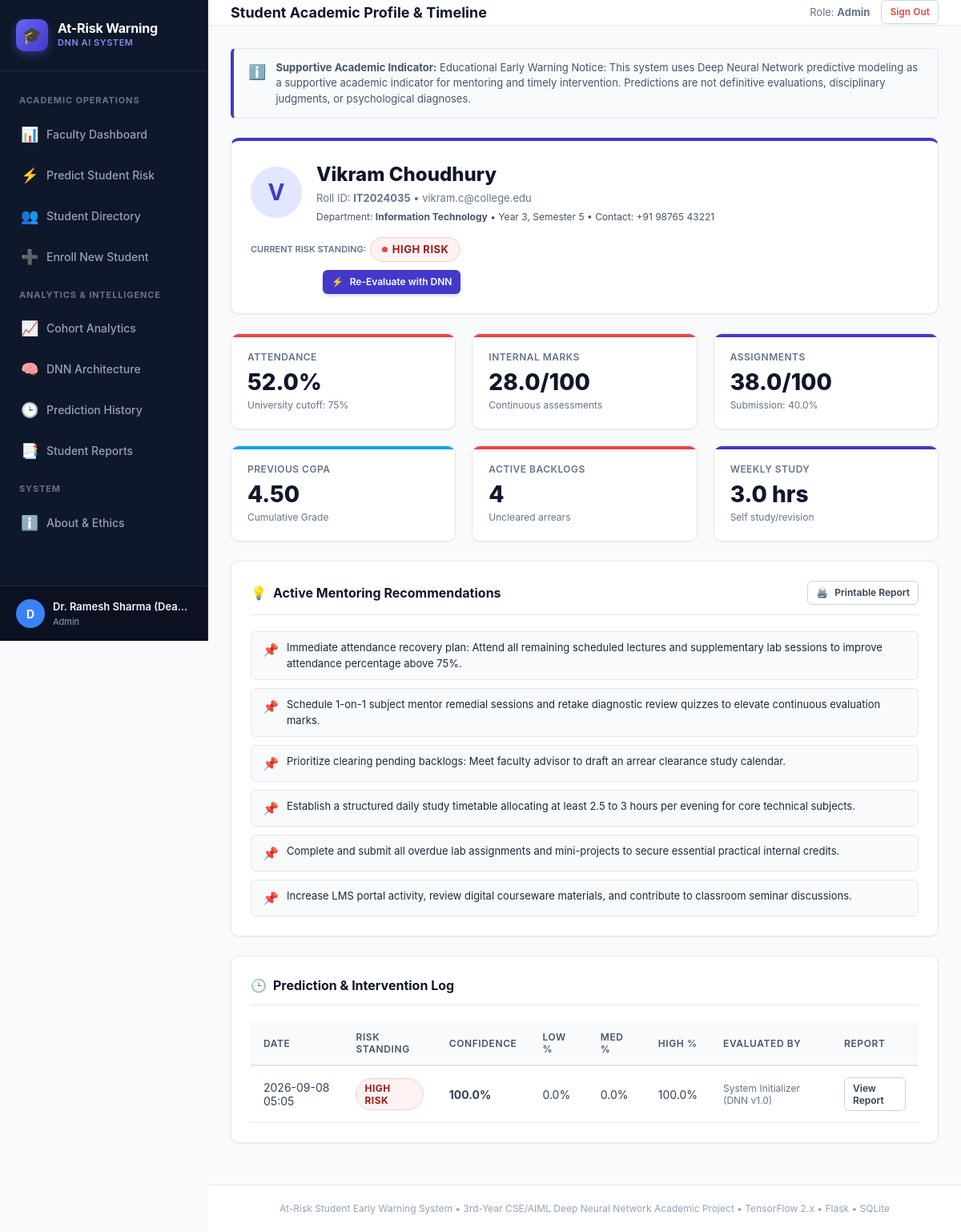
/student/IT2024035 (signed in), run on the app's committed database.
### tables this page shows
CREATE TABLE students (
    id INTEGER PRIMARY KEY AUTOINCREMENT,
    student_id TEXT UNIQUE NOT NULL,
    name TEXT NOT NULL,
    email TEXT UNIQUE NOT NULL,
    department TEXT NOT NULL,
    year INTEGER NOT NULL CHECK(year BETWEEN 1 AND 4),
    semester INTEGER NOT NULL CHECK(semester BETWEEN 1 AND 8),
    contact_number TEXT,
    created_at TIMESTAMP DEFAULT CURRENT_TIMESTAMP
);

CREATE TABLE academic_records (
    id INTEGER PRIMARY KEY AUTOINCREMENT,
    student_id TEXT NOT NULL,
    attendance_percentage REAL NOT NULL,
    internal_marks REAL NOT NULL,
    assignment_score REAL NOT NULL,
    previous_gpa REAL NOT NULL,
    study_hours_weekly REAL NOT NULL,
    backlogs INTEGER NOT NULL DEFAULT 0,
    assignment_submission_rate REAL NOT NULL,
    engagement_score REAL NOT NULL,
    previous_failures INTEGER NOT NULL DEFAULT 0,
    exam_score REAL NOT NULL,
    semester_term TEXT DEFAULT 'Current Semester',
    recorded_date TIMESTAMP DEFAULT CURRENT_TIMESTAMP,
    FOREIGN KEY (student_id) REFERENCES students(student_id) ON DELETE CASCADE
);

CREATE TABLE predictions (
    id INTEGER PRIMARY KEY AUTOINCREMENT,
    student_id TEXT NOT NULL,
    risk_level TEXT NOT NULL,
    risk_code INTEGER NOT NULL,
    confidence REAL NOT NULL,
    low_probability REAL NOT NULL,
    medium_probability REAL NOT NULL,
    high_probability REAL NOT NULL,
    predicted_by TEXT DEFAULT 'Faculty',
    recommendations TEXT,
    risk_factors TEXT,
    explanation TEXT,
    academic_record_id INTEGER,
    prediction_date TIMESTAMP DEFAULT CURRENT_TIMESTAMP,
    FOREIGN KEY (student_id) REFERENCES students(student_id) ON DELETE CASCADE,
    FOREIGN KEY (academic_record_id) REFERENCES academic_records(id) ON DELETE SET NULL
);

### app.py (the view)
@app.route('/student/<student_id>')
@login_required
def student_detail(student_id):
    student, latest_acad, latest_pred = get_student_full_profile(student_id)
    if not student:
        flash("Student not found.", "danger")
        return redirect(url_for('students'))
    if session.get('role') == 'student' and session.get('student_ref_id') != student_id:
        flash("You are not authorized to view other students' profiles.", "danger")
        return redirect(url_for('student_dashboard'))
    acad_history = get_student_academic_history(student_id)
    pred_history = get_student_prediction_history(student_id)
    recs = []
    risk_factors = []
    if latest_pred and latest_pred['recommendations']:
        try:
            recs = json.loads(latest_pred['recommendations'])
        except Exception:
            recs = [latest_pred['recommendations']]
    if latest_pred and latest_pred['risk_factors']:
        try:
            risk_factors = json.loads(latest_pred['risk_factors'])
        except Exception:
            risk_factors = [latest_pred['risk_factors']]
    return render_template(
        'student_detail.html',
        student=student,
        academic=latest_acad,
        prediction=latest_pred,
        recommendations=recs,
        risk_factors=risk_factors,
        acad_history=acad_history,
        pred_history=pred_history
    )

### app.py (called while the page is built)
def login_required(f):
    @wraps(f)
    def decorated_function(*args, **kwargs):
        if 'user_id' not in session:
            flash("Please log in to access this page.", "warning")
            return redirect(url_for('login', next=request.url))
        return f(*args, **kwargs)
    return decorated_function

@app.context_processor
def inject_globals():
    return {
        'current_user': {
            'id': session.get('user_id'),
            'username': session.get('username'),
            'role': session.get('role'),
            'full_name': session.get('full_name'),
            'student_ref_id': session.get('student_ref_id')
        },
        'risk_colors': config.RISK_COLORS,
        'disclaimer': config.DISCLAIMER_NOTICE,
        'feature_metadata': FEATURE_METADATA
    }

### utils/database.py (called while the page is built)
def get_db_connection():
    conn = sqlite3.connect(config.DATABASE_PATH)
    conn.row_factory = sqlite3.Row
    return conn

def get_student_full_profile(student_id):
    conn = get_db_connection()
    student = conn.execute("SELECT * FROM students WHERE student_id = ?", (student_id,)).fetchone()
    if not student:
        conn.close()
        return None, None, None
    latest_acad = conn.execute(
        "SELECT * FROM academic_records WHERE student_id = ? ORDER BY id DESC LIMIT 1",
        (student_id,)
    ).fetchone()
    latest_pred = conn.execute(
        "SELECT * FROM predictions WHERE student_id = ? ORDER BY id DESC LIMIT 1",
        (student_id,)
    ).fetchone()
    conn.close()
    return student, latest_acad, latest_pred

def get_student_academic_history(student_id):
    conn = get_db_connection()
    records = conn.execute(
        "SELECT * FROM academic_records WHERE student_id = ? ORDER BY id DESC",
        (student_id,)
    ).fetchall()
    conn.close()
    return records

def get_student_prediction_history(student_id):
    conn = get_db_connection()
    preds = conn.execute(
        "SELECT * FROM predictions WHERE student_id = ? ORDER BY id DESC",
        (student_id,)
    ).fetchall()
    conn.close()
    return preds

### templates/student_detail.html (shortened to what this page needs)
﻿{% extends "base.html" %}
{% block header_title %}Student Academic Profile & Timeline{% endblock %}
{% block content %}
<div style="max-width: 1100px; margin: 0 auto;">
  <div class="card" style="border-top: 4px solid var(--primary); margin-bottom: 24px;">
    <div style="display: flex; justify-content: space-between; align-items: center; flex-wrap: wrap; gap: 16px;">
      <div style="display: flex; align-items: center; gap: 18px;">
        <div style="width: 64px; height: 64px; border-radius: 50%; background: #e0e7ff; color: #4338ca; display: flex; align-items: center; justify-content: center; font-size: 28px; font-weight: bold;">
          {{ student.name[0] }}
        </div>
        <div>
          <h2 style="font-size: 24px; font-weight: 800; color: #0f172a;">{{ student.name }}</h2>
          <div style="font-size: 13px; color: #64748b; margin-top: 2px;">
            Roll ID: <strong>{{ student.student_id }}</strong> &bull; {{ student.email }}
          </div>
          <div style="font-size: 12px; color: #475569; margin-top: 4px;">
            Department: <strong>{{ student.department }}</strong> &bull; Year {{ student.year }}, Semester {{ student.semester }} &bull; Contact: {{ student.contact_number or 'N/A' }}
          </div>
        </div>
      </div>
      <div style="display: flex; flex-direction: column; align-items: flex-end; gap: 10px;">
        {% if prediction %}
        <div>
          <span style="font-size: 11px; text-transform: uppercase; color: #64748b; font-weight: 600;">Current Risk Standing:</span>
          {% if prediction.risk_level == 'LOW RISK' %}
            <span class="badge badge-low" style="font-size: 13px; padding: 5px 14px;"><span class="badge-pulse"></span> LOW RISK</span>
          {% elif prediction.risk_level == 'MEDIUM RISK' %}
            <span class="badge badge-medium" style="font-size: 13px; padding: 5px 14px;"><span class="badge-pulse"></span> MEDIUM RISK</span>
          {% else %}
            <span class="badge badge-high" style="font-size: 13px; padding: 5px 14px;"><span class="badge-pulse"></span> HIGH RISK</span>
          {% endif %}
        </div>
        {% endif %}
        {% if current_user.role in ['admin', 'faculty'] %}
        <a href="{{ url_for('predict', student_id=student.student_id) }}" class="btn btn-primary btn-sm">
          <span>⚡</span> Re-Evaluate with DNN
        </a>
        {% endif %}
      </div>
    </div>
  </div>
  {% if academic %}
  <div class="stat-grid">
    <div class="stat-card {% if academic.attendance_percentage < 75 %}high-risk{% else %}low-risk{% endif %}">
      <div class="label">Attendance</div>
      <div class="value">{{ "%.1f"|format(academic.attendance_percentage) }}%</div>
      <div class="sub">University cutoff: 75%</div>
    </div>
    <div class="stat-card {% if academic.internal_marks < 40 %}high-risk{% else %}primary{% endif %}">
      <div class="label">Internal Marks</div>
      <div class="value">{{ "%.1f"|format(academic.internal_marks) }}/100</div>
      <div class="sub">Continuous assessments</div>
    </div>
    <div class="stat-card primary">
      <div class="label">Assignments</div>
      <div class="value">{{ "%.1f"|format(academic.assignment_score) }}/100</div>
      <div class="sub">Submission: {{ "%.1f"|format(academic.assignment_submission_rate) }}%</div>
    </div>
    <div class="stat-card info">
      <div class="label">Previous CGPA</div>
      <div class="value">{{ "%.2f"|format(academic.previous_gpa) }}</div>
      <div class="sub">Cumulative Grade</div>
    </div>
    <div class="stat-card {% if academic.backlogs > 0 %}high-risk{% else %}low-risk{% endif %}">
      <div class="label">Active Backlogs</div>
      <div class="value">{{ academic.backlogs }}</div>
      <div class="sub">Uncleared arrears</div>
    </div>
    <div class="stat-card primary">
      <div class="label">Weekly Study</div>
      <div class="value">{{ "%.1f"|format(academic.study_hours_weekly) }} hrs</div>
      <div class="sub">Self study/revision</div>
    </div>
  </div>
  {% endif %}
  {% if recommendations %}
  <div class="card">
    <div class="card-header">
      <h3><span>💡</span> Active Mentoring Recommendations</h3>
      {% if prediction %}
      <a href="{{ url_for('report_view', prediction_id=prediction.id) }}" class="btn btn-secondary btn-sm">
        <span>🖨️</span> Printable Report
      </a>
      {% endif %}
    </div>
    <div style="display: flex; flex-direction: column; gap: 10px;">
      {% for rec in recommendations %}
      <div style="display: flex; gap: 10px; align-items: flex-start; padding: 10px 14px; background: #f8fafc; border: 1px solid var(--border-color); border-radius: var(--radius-sm);">
        <span style="color: var(--primary);">📌</span>
        <div style="font-size: 13px; color: #1e293b;">{{ rec }}</div>
      </div>
      {% endfor %}
    </div>
  </div>
  {% endif %}
  <div class="card">
    <div class="card-header">
      <h3><span>🕒</span> Prediction & Intervention Log</h3>
    </div>
    <div class="table-responsive">
      <table class="modern-table">
        <thead>
          <tr>
            <th>Date</th>
            <th>Risk Standing</th>
            <th>Confidence</th>
            <th>Low %</th>
            <th>Med %</th>
            <th>High %</th>
            <th>Evaluated By</th>
            <th>Report</th>
          </tr>
        </thead>
        <tbody>
          {% for pred in pred_history %}
          <tr>
            <td>{{ pred.prediction_date[:16] }}</td>
            <td>
              {% if pred.risk_level == 'LOW RISK' %}
                <span class="badge badge-low">Low Risk</span>
              {% elif pred.risk_level == 'MEDIUM RISK' %}
                <span class="badge badge-medium">Med Risk</span>
              {% else %}
                <span class="badge badge-high">High Risk</span>
              {% endif %}
            </td>
            <td><strong>{{ "%.1f"|format(pred.confidence) }}%</strong></td>
            <td>{{ "%.1f"|format(pred.low_probability) }}%</td>
            <td>{{ "%.1f"|format(pred.medium_probability) }}%</td>
            <td>{{ "%.1f"|format(pred.high_probability) }}%</td>
            <td style="font-size: 12px; color: #64748b;">{{ pred.predicted_by }}</td>
            <td>
              <a href="{{ url_for('report_view', prediction_id=pred.id) }}" class="btn btn-secondary btn-sm">
                View Report
              </a>
            </td>
          </tr>
          {% else %}
          <tr>
            <td colspan="8" style="text-align: center; color: var(--text-muted); padding: 20px;">
              No prior predictions on record.
            </td>
          </tr>
          {% endfor %}
        </tbody>
      </table>
    </div>
  </div>
</div>
{% endblock %}

### static/css/style.css (style rules this page uses)
* { box-sizing: border-box; margin: 0; padding: 0; }
body { font-family: -apple-system, BlinkMacSystemFont, "Segoe UI", Roboto, "Helvetica Neue", Arial, sans-serif; background-color: var(--bg-main); color: var(--text-main); line-height: 1.5; display: flex; min-height: 100vh; }
.card { background: var(--card-bg); border: 1px solid var(--border-color); border-radius: var(--radius-md); box-shadow: var(--shadow-sm); padding: 24px; margin-bottom: 24px; }
.card-header { display: flex; justify-content: space-between; align-items: center; margin-bottom: 20px; padding-bottom: 12px; border-bottom: 1px solid var(--border-color); }
.card-header h3 { font-size: 16px; font-weight: 700; color: var(--text-main); display: flex; align-items: center; gap: 8px; }
.stat-grid { display: grid; grid-template-columns: repeat(auto-fit, minmax(220px, 1fr)); gap: 20px; margin-bottom: 24px; }
.stat-card { background: white; border: 1px solid var(--border-color); border-radius: var(--radius-md); padding: 20px; box-shadow: var(--shadow-sm); position: relative; overflow: hidden; transition: transform 0.2s ease, box-shadow 0.2s ease; }
.stat-card::before { content: ''; position: absolute; top: 0; left: 0; right: 0; height: 4px; }
.stat-card.primary::before { background: var(--primary); }
.stat-card.high-risk::before { background: var(--risk-high); }
.stat-card.info::before { background: #0ea5e9; }
.stat-card .label { font-size: 12px; font-weight: 600; text-transform: uppercase; letter-spacing: 0.04em; color: var(--text-muted); margin-bottom: 8px; }
.stat-card .value { font-size: 28px; font-weight: 800; color: var(--text-main); line-height: 1; margin-bottom: 6px; }
.stat-card .sub { font-size: 12px; color: var(--text-muted); }
.badge { display: inline-flex; align-items: center; gap: 6px; padding: 4px 10px; border-radius: 9999px; font-size: 12px; font-weight: 700; text-transform: uppercase; letter-spacing: 0.04em; }
.badge-high { background: var(--risk-high-bg); color: #991b1b; border: 1px solid var(--risk-high-border); }
.badge-pulse { width: 7px; height: 7px; border-radius: 50%; display: inline-block; }
.badge-high .badge-pulse { background-color: var(--risk-high); animation: pulse 1.8s infinite; }
.table-responsive { width: 100%; overflow-x: auto; }
.modern-table { width: 100%; border-collapse: collapse; text-align: left; font-size: 14px; }
.modern-table th { background-color: #f8fafc; color: #475569; font-weight: 600; padding: 12px 16px; border-bottom: 2px solid var(--border-color); font-size: 12px; text-transform: uppercase; letter-spacing: 0.05em; }
.modern-table td { padding: 14px 16px; border-bottom: 1px solid var(--border-color); color: #334155; vertical-align: middle; }
.btn { display: inline-flex; align-items: center; justify-content: center; gap: 8px; padding: 9px 18px; border-radius: var(--radius-sm); font-size: 14px; font-weight: 600; text-decoration: none; cursor: pointer; border: 1px solid transparent; transition: all 0.2s ease; }
.btn-primary { background-color: var(--primary); color: white; box-shadow: 0 2px 4px rgba(67, 56, 202, 0.2); }
.btn-secondary { background-color: white; color: #334155; border-color: #cbd5e1; }
.btn-sm { padding: 5px 10px; font-size: 12px; }

### data on the page
students: name "V", name "Vikram Choudhury", student_id "IT2024035", email "vikram.c@college.edu", department "Information Technology", year "3", semester "5", contact_number "+91 98765 43221"
academic_records: attendance_percentage "52.0", internal_marks "28.0", assignment_score "38.0", assignment_submission_rate "40.0", previous_gpa "4.50", backlogs "4", study_hours_weekly "3.0"
predictions: prediction_date "2026-09-08 05:05", risk_level "HIGH RISK", confidence "100.0", low_probability "0.0", medium_probability "0.0", high_probability "100.0", predicted_by "System Initializer (DNN v1.0)"

### other printed values
{{ current_user.full_name[0] if current_user.full_name else 'U' }} "D"
{{ current_user.full_name }} "Dr. Ramesh Sharma (Dea…"
{{ current_user.role }} "Admin"
{{ current_user.role|capitalize }} "Admin"
{{ rec }} "Immediate attendance recovery plan: Attend all remaining scheduled lectures and supplementary lab sessions to improve attendance percentage above 75%." "Schedule 1-on-1 subject mentor remedial sessions and retake diagnostic review quizzes to elevate continuous evaluation marks." "Prioritize clearing pending backlogs: Meet faculty advisor to draft an arrear clearance study calendar." "Establish a structured daily study timetable allocating at least 2.5 to 3 hours per evening for core technical subjects." "Complete and submit all overdue lab assignments and mini-projects to secure essential practical internal credits." "Increase LMS portal activity, review digital courseware materials, and contribute to classroom seminar discussions."
